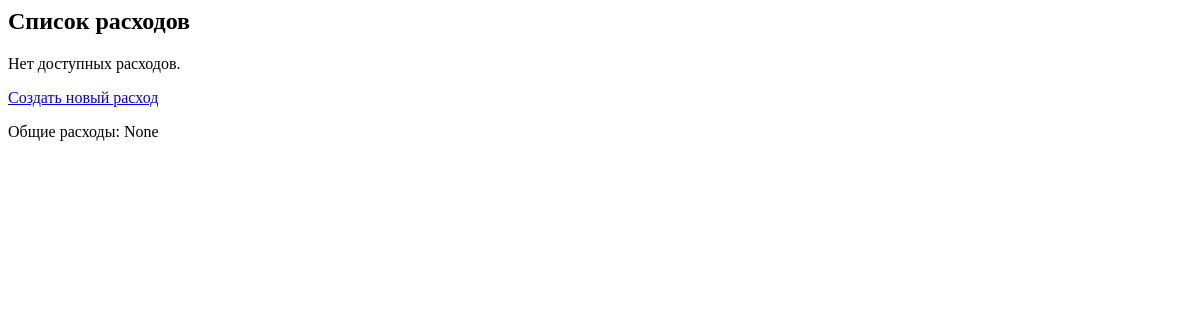
Page /expenses/ on the earlier database version.
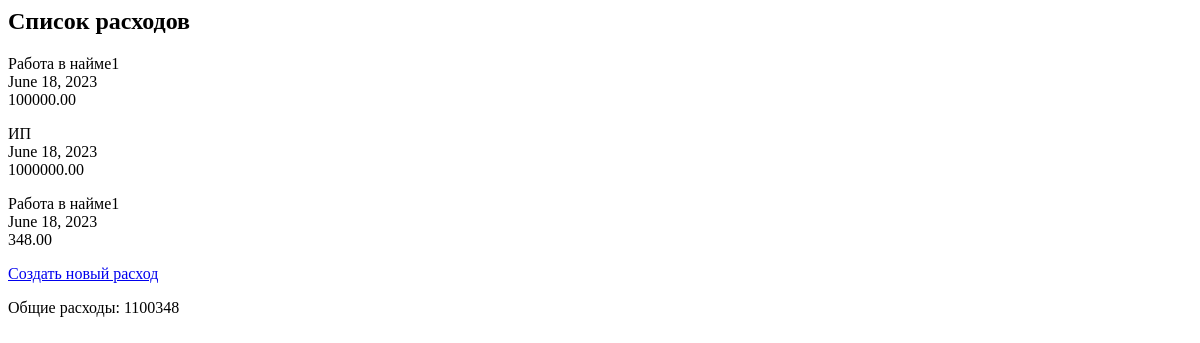
Same page on the later database version.
### expenses/models.py (models this page shows, shortened)
class Expense(models.Model):
    expense_id = models.AutoField(primary_key=True)
    user = models.ForeignKey(User, on_delete=models.CASCADE)
    category = models.ForeignKey(ExpenseCategory, on_delete=models.CASCADE)
    date = models.DateField()
    amount = models.DecimalField(max_digits=10, decimal_places=2)
    description = models.TextField()

### categories/models.py (models this page shows, shortened)
class ExpenseCategory(models.Model):
    category_id = models.AutoField(primary_key=True)
    name = models.CharField(max_length=100)
    description = models.TextField()

### expenses/views.py (the view)
# urls.py: path('', expense_list, name='expense_list'),
def expense_list(request):
    expenses = Expense.objects.all()
    year = datetime.date.today().year
    month = 6  # Замените на ваше значение месяца
    total_expenses = calculate_total_expenses(year, month)
    context = {
        'expenses': expenses,
        'total_expenses': total_expenses,
    }
    return render(request, 'expenses/expense_list.html', context)

### expenses/views.py (called while the page is built)
def calculate_total_expenses(year, month):
    total_expenses = Expense.objects.filter(date__year=year, date__month=month).aggregate(Sum('amount'))
    return total_expenses

### expenses/templates/expenses/expense_list.html
<h2>Список расходов</h2>
{% for expense in expenses %}
  <p>{{ expense.category.name }} <br> {{ expense.date }} <br> {{ expense.amount }}</p>
{% empty %}
  <p>Нет доступных расходов.</p>
{% endfor %}
<a href="{% url 'expense_create' %}">Создать новый расход</a>
<p>Общие расходы: {{ total_expenses.amount__sum }}</p>

Differences in the rows shown:
added Expense: category.name "Работа в найме1", date "June 18, 2023", amount "100000.00"
added Expense: category.name "ИП", date "June 18, 2023", amount "1000000.00"
added Expense: category.name "Работа в найме1", date "June 18, 2023", amount "348.00"
Other differences:
{{ total_expenses.amount__sum }}: "None" → "1100348"
text no longer shown: "Нет доступных расходов."
